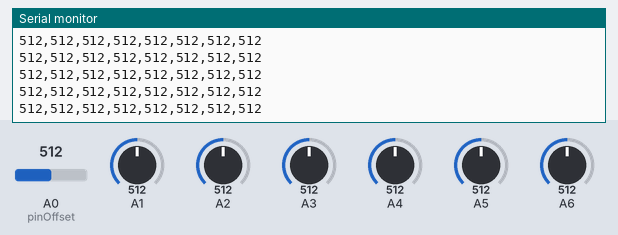
A sketch run on a simulated Arduino Uno, built with avr-gcc and run on an emulated ATmega328P. On the bench: the last lines printed to the serial monitor. Inputs (shaded band) come from the test bench; at power-on: A0 (pinOffset) = 512, A1 = 512, A3 = 512, A2 = 512, A4 = 512, A5 = 512, A6 = 512. Random numbers use the default seed unless the sketch sets one.

Above: at 1.2 s.
1.3 s: A0 (pinOffset) set to 106
At 2.1 s:
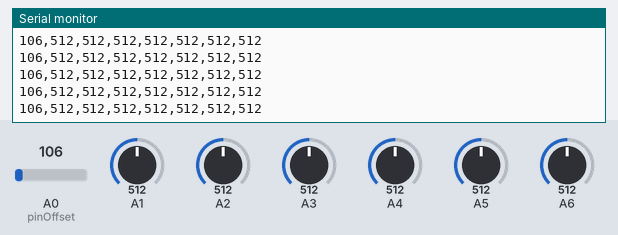
4.3 s: A0 (pinOffset) set to 93
At 5.4 s:
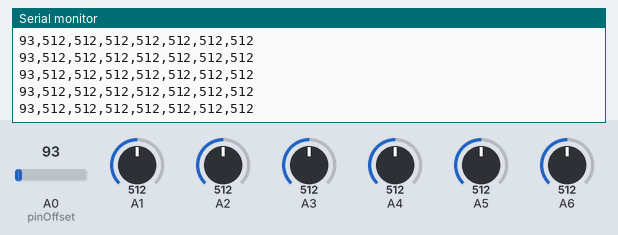
5.8 s: A1 set to 104
At 6.7 s:
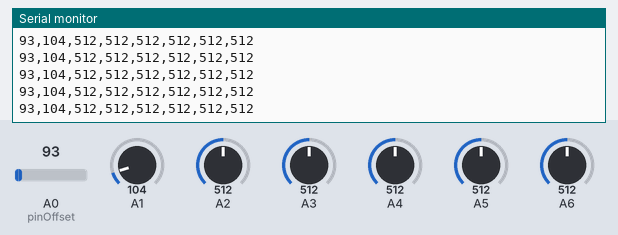
8.8 s: A1 set to 93
At 9.4 s:
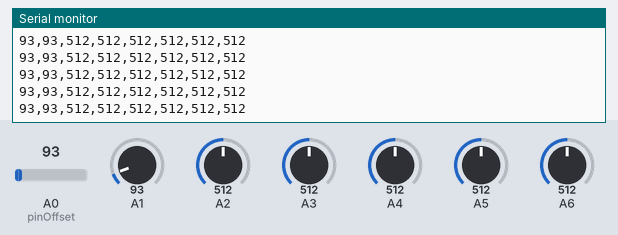
13.3 s: A3 set to 105
At 14.4 s:
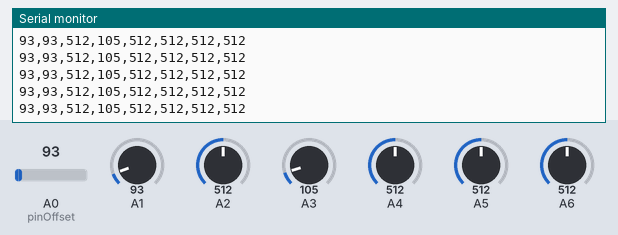
14.8 s: A3 set to 92
At 15.6 s:
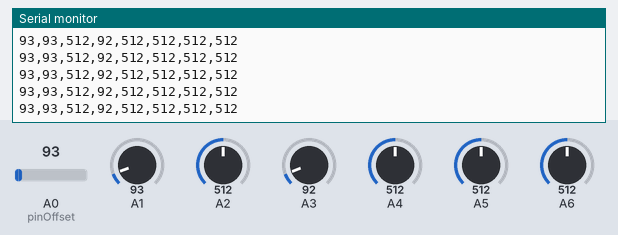
Timing chart, 0 to 17.8 s (numbered marks = the images above; inputs shaded):
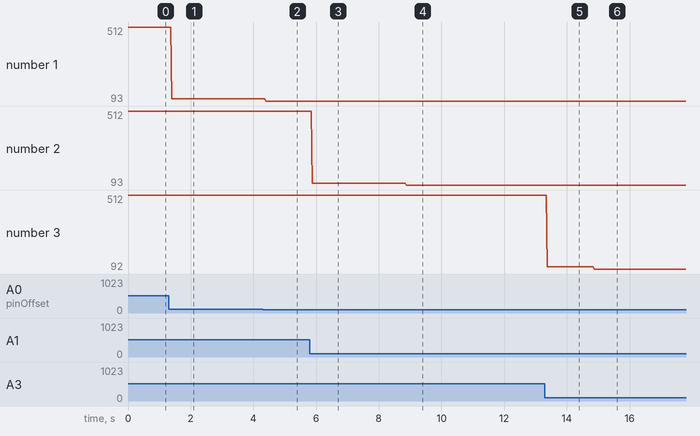

The sketch:

arduino.ino
```cpp
/*
 *  Prints the analog values from pins in a sequence
 */
int numPins = 8;  // How many pins are being printed?
int pinOffset = 14;  // Where does first pin begin?
int baudRate = 9600;  // See serial monitor for values to choose
//bool TESTING = true;  // print random values if true
bool TESTING = false;
int delayVal = 0;  // how long between new lines?

void setup() {
  Serial.begin(baudRate);
  while (TESTING){
      testloop();
  }
}

void loop() {
  for (int i = 0; i < numPins-1; i++){
    Serial.print(analogRead(i+pinOffset));
    Serial.print(",");
  }
  Serial.print(analogRead(pinOffset-1));
  Serial.print("\n");
  delay(delayVal);
}

void testloop(){
  for (int i = 0; i < numPins-1; i++){
    Serial.print(random(200,400));
    Serial.print(",");
  }
  Serial.print(random(200,400));
  Serial.print("\n");
  delay(delayVal);
}
```

Measured:
- after the input at 1.3 s, the serial monitor: prints a new line after 0.10 s (image 1)
- after the input at 4.3 s, the serial monitor: prints a new line after 0.09 s (image 2)
- after the input at 5.8 s, the serial monitor: prints a new line after 0.08 s (image 3)
- after the input at 8.8 s, the serial monitor: prints a new line after 0.07 s (image 4)
- after the input at 13.3 s, the serial monitor: prints a new line after 0.07 s (image 5)
- after the input at 14.8 s, the serial monitor: prints a new line after 0.07 s (image 6)
- plotted number 1: 512 → 106 after the input at 1.3 s, 106 → 93 after the input at 4.3 s
- plotted number 2: 512 → 104 after the input at 5.8 s
